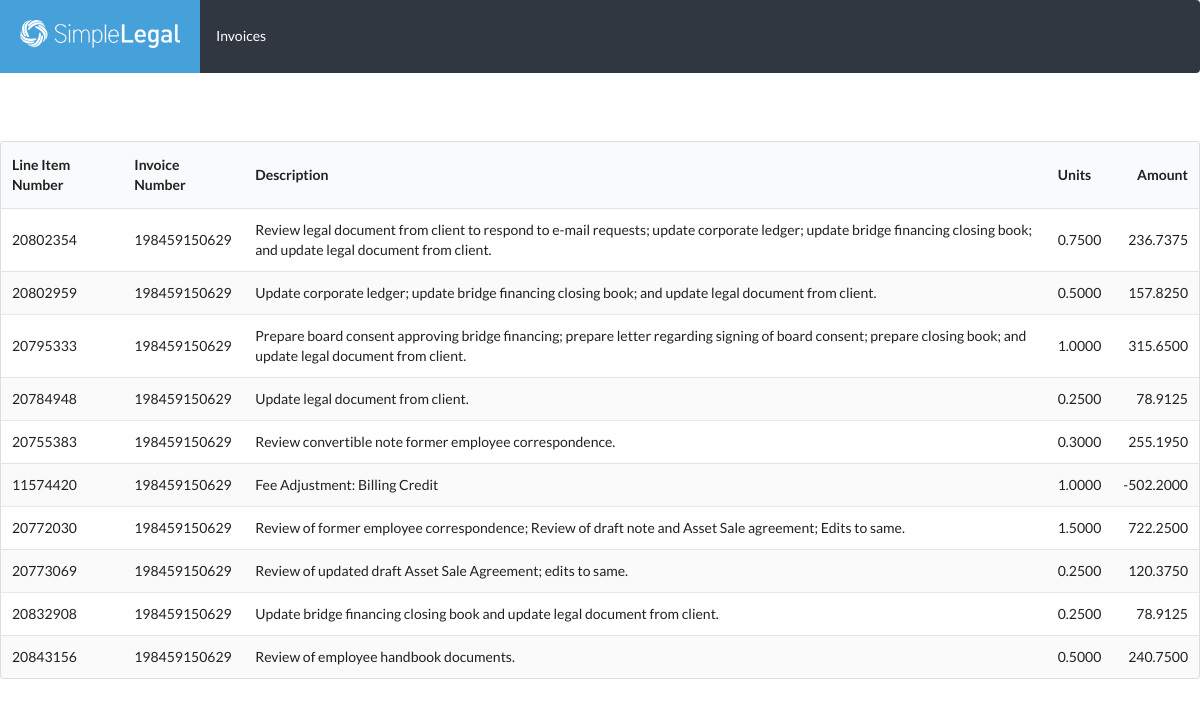
Screenshot of /simplelegal/invoices/198459150629/ with the database file from the repository.
### simplelegal/models.py (models this page shows)
class LineItem(models.Model):
    line_item_number = models.IntegerField()
    invoice_number = models.IntegerField()
    description = models.CharField(max_length=200)
    law_firm_matter_id = models.CharField(max_length=200)
    client_id = models.IntegerField()
    line_item_type = models.CharField(max_length=200)
    units = models.DecimalField(max_digits=12, decimal_places=4)
    rate = models.DecimalField(max_digits=12, decimal_places=4)
    adjustment = models.DecimalField(max_digits=12, decimal_places=4)
    total = models.DecimalField(max_digits=12, decimal_places=4)
    date = models.DateTimeField()
    task_code = models.CharField(max_length=200, null=True)
    expense_code = models.CharField(max_length=200, null=True)
    activity_code = models.CharField(max_length=200, null=True)
    timekeeper_id = models.CharField(max_length=200, null=True)
    timekeeper = models.CharField(max_length=200, null=True)
    timekeeper_level = models.CharField(max_length=200, null=True)
    native_tax = models.DecimalField(max_digits=12, decimal_places=4)
    native_rate = models.DecimalField(max_digits=12, decimal_places=4)
    native_adjustment = models.DecimalField(max_digits=12, decimal_places=4)
    native_total = models.DecimalField(max_digits=12, decimal_places=4)
    objects = LineItemManager()

### simplelegal/views.py (the view)
# urls.py: url(r'^invoices/(\d+)/$', views.line_items, name='line_items'),
def line_items(request, invoice_number):
    line_items = LineItem.objects.filter(invoice_number=invoice_number)
    context = {'line_items': line_items}
    return render(request, 'simplelegal/line_items.html', context)

### simplelegal/templates/simplelegal/line_items.html
{% extends './base.html' %}
{% block content %}<br><br>
<table class="ui striped table">
  <thead>
    <tr>
      <th>Line Item Number</th>
      <th>Invoice Number</th>
      <th>Description</th>
      <th>Units</th>
      <th class="right aligned">Amount</th>
    </tr>
  </thead>
  <tbody>
  {% for item in line_items %}
    <tr>
      <td>{{ item.line_item_number }}</td>
      <td>{{ item.invoice_number }}</td>
      <td>{{ item.description }}</td>
      <td>{{ item.units }}</td>
      <td class="right aligned">{{ item.total }}</td>
    </tr>
  {% endfor %}
</tbody>
</table>
{% endblock %}

### rows the page displays
LineItem: line_item_number "20802354", invoice_number "198459150629", description "Review legal document from client to respond to e-mail requests; update corporate ledger; update bridge financing closing book; and update legal document from client.", units "0.7500", total "236.7375"
LineItem: line_item_number "20802959", invoice_number "198459150629", description "Update corporate ledger; update bridge financing closing book; and update legal document from client.", units "0.5000", total "157.8250"
LineItem: line_item_number "20795333", invoice_number "198459150629", description "Prepare board consent approving bridge financing; prepare letter regarding signing of board consent; prepare closing book; and update legal document from client.", units "1.0000", total "315.6500"
LineItem: line_item_number "20784948", invoice_number "198459150629", description "Update legal document from client.", units "0.2500", total "78.9125"
LineItem: line_item_number "20755383", invoice_number "198459150629", description "Review convertible note former employee correspondence.", units "0.3000", total "255.1950"
LineItem: line_item_number "11574420", invoice_number "198459150629", description "Fee Adjustment: Billing Credit", units "1.0000", total "-502.2000"
LineItem: line_item_number "20772030", invoice_number "198459150629", description "Review of former employee correspondence; Review of draft note and Asset Sale agreement; Edits to same.", units "1.5000", total "722.2500"
LineItem: line_item_number "20773069", invoice_number "198459150629", description "Review of updated draft Asset Sale Agreement; edits to same.", units "0.2500", total "120.3750"
LineItem: line_item_number "20832908", invoice_number "198459150629", description "Update bridge financing closing book and update legal document from client.", units "0.2500", total "78.9125"
LineItem: line_item_number "20843156", invoice_number "198459150629", description "Review of employee handbook documents.", units "0.5000", total "240.7500"
